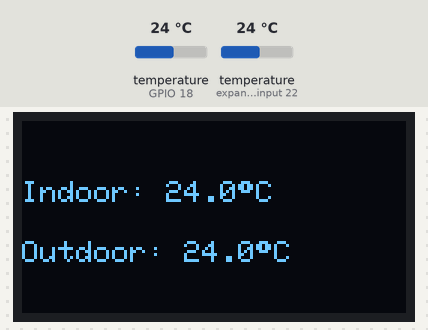
A sketch run on a simulated ESP32. Shown: 128×64 one-colour display. The test bench sets the inputs (shaded band); at power-on: temperature (sensors on GPIO 18, expander input 22) 24 °C. WiFi joins after 1.5 s; servers stay silent unless stated; what the sketch prints to the serial monitor is not drawn.

Above: at 2.9 s.
3.0 s: temperature (sensor on GPIO 18) set to 12 °C
At 5.3 s:
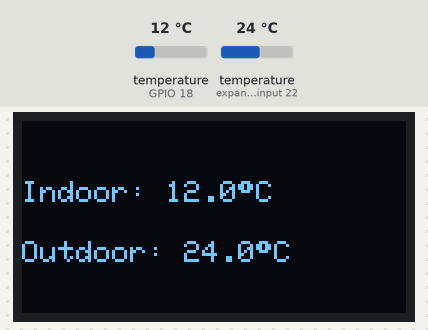
5.6 s: temperature (sensor on expander input 22) set to 12 °C
At 7.0 s:
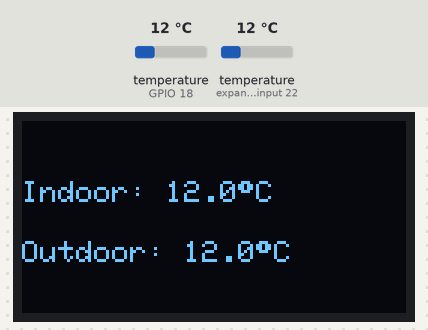
8.1 s: temperature (sensor on GPIO 18) set to 19 °C
11.0 s: temperature (sensor on expander input 22) set to 19 °C
At 12.5 s:
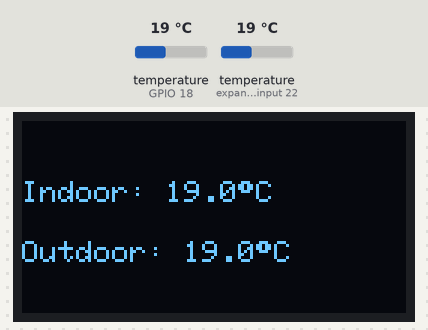
13.5 s: temperature (sensor on GPIO 18) set to 28 °C
At 15.4 s:
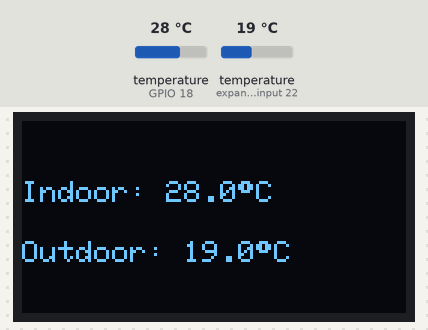
16.4 s: temperature (sensor on expander input 22) set to 28 °C
At 18.1 s:
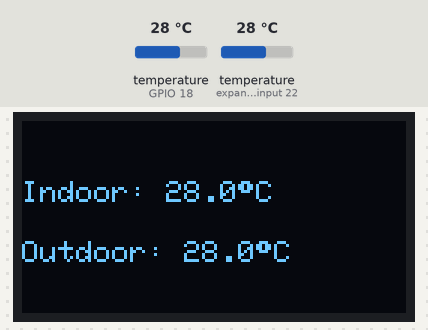
Timing chart, 0 to 19.6 s (numbered marks = the images above; inputs shaded):
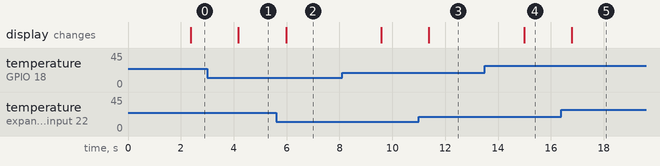

Measured:
- after the input at 3.0 s, the display: changes after 1.2 s (image 1)
- after the input at 5.6 s, the display: changes after 0.38 s (image 2)
- after the input at 11.0 s, the display: changes after 0.39 s (image 3)
- after the input at 13.5 s, the display: changes after 1.5 s (image 4)
- after the input at 16.4 s, the display: changes after 0.39 s (image 5)

The sketch:

esp.ino
```cpp
#include <WiFi.h>
#include <WebServer.h>
#include <OneWire.h>
#include <DallasTemperature.h>
#include <Adafruit_GFX.h>
#include <Adafruit_SSD1306.h>
#include <ArduinoJson.h>

const char* ssid = "vanek";
const char* password = "12345678";

#define ONE_WIRE_BUS 18
OneWire oneWire(ONE_WIRE_BUS);
DallasTemperature sensors(&oneWire);
DeviceAddress sensorIndoor, sensorOutdoor;

#define SCREEN_WIDTH 128
#define SCREEN_HEIGHT 64
Adafruit_SSD1306 display(SCREEN_WIDTH, SCREEN_HEIGHT, &Wire, -1);

WebServer server(80);

float indoorSum = 0;
float outdoorSum = 0;
int tempCount = 0;
float currentIndoor = 0;
float currentOutdoor = 0;

void addCORS() {
  server.sendHeader("Access-Control-Allow-Origin", "*");
  server.sendHeader("Access-Control-Allow-Methods", "GET, POST, OPTIONS");
  server.sendHeader("Access-Control-Allow-Headers", "*");
}

void setup() {
  Serial.begin(9600);

  sensors.begin();
  int count = sensors.getDeviceCount();
  Serial.print("Found sensors: ");
  Serial.println(count);

  if (count < 2) {
    Serial.println("Ошибка: ожидалось 2 датчика!");
    while (true);
  }

  sensors.getAddress(sensorIndoor, 0);
  sensors.getAddress(sensorOutdoor, 1);

  if (!display.begin(SSD1306_SWITCHCAPVCC, 0x3C)) {
    Serial.println("SSD1306 not found");
    while (true);
  }
  display.clearDisplay();
  display.setTextSize(1);
  display.setTextColor(SSD1306_WHITE);

  WiFi.begin(ssid, password);
  Serial.print("Connecting to Wi-Fi");
  while (WiFi.status() != WL_CONNECTED) {
    delay(500);
    Serial.print(".");
  }
  Serial.println("\nConnected!");
  Serial.println(WiFi.localIP());

  server.on("/api/temp", []() {
    addCORS();
    StaticJsonDocument<256> doc;
    doc["indoor"] = currentIndoor;
    doc["outdoor"] = currentOutdoor;
    doc["indoor_avg"] = (tempCount == 0) ? 0 : (indoorSum / tempCount);
    doc["outdoor_avg"] = (tempCount == 0) ? 0 : (outdoorSum / tempCount);
    String response;
    serializeJson(doc, response);
    server.send(200, "application/json", response);
  });

  server.on("/api/reset", []() {
    addCORS();
    indoorSum = 0;
    outdoorSum = 0;
    tempCount = 0;
    server.send(200, "application/json", "{\"status\":\"ok\"}");
  });

  server.onNotFound([]() {
    if (server.method() == HTTP_OPTIONS) {
      addCORS();
      server.send(204);
    } else {
      server.send(404, "text/plain", "Not found");
    }
  });

  server.begin();
  Serial.println("HTTP server started");
}

void loop() {
  sensors.requestTemperatures();

  currentIndoor = sensors.getTempC(sensorIndoor);
  currentOutdoor = sensors.getTempC(sensorOutdoor);

  indoorSum += currentIndoor;
  outdoorSum += currentOutdoor;
  tempCount++;

  display.clearDisplay();
  display.setTextSize(1);

  display.setCursor(0, 20);
  display.print("Indoor: ");
  display.print(currentIndoor, 1);
  display.write(247); // знак °
  display.print("C");

  display.setCursor(0, 40);
  display.print("Outdoor: ");
  display.print(currentOutdoor, 1);
  display.write(247);
  display.print("C");

  display.display();

  server.handleClient();
  delay(1000);
}
```
